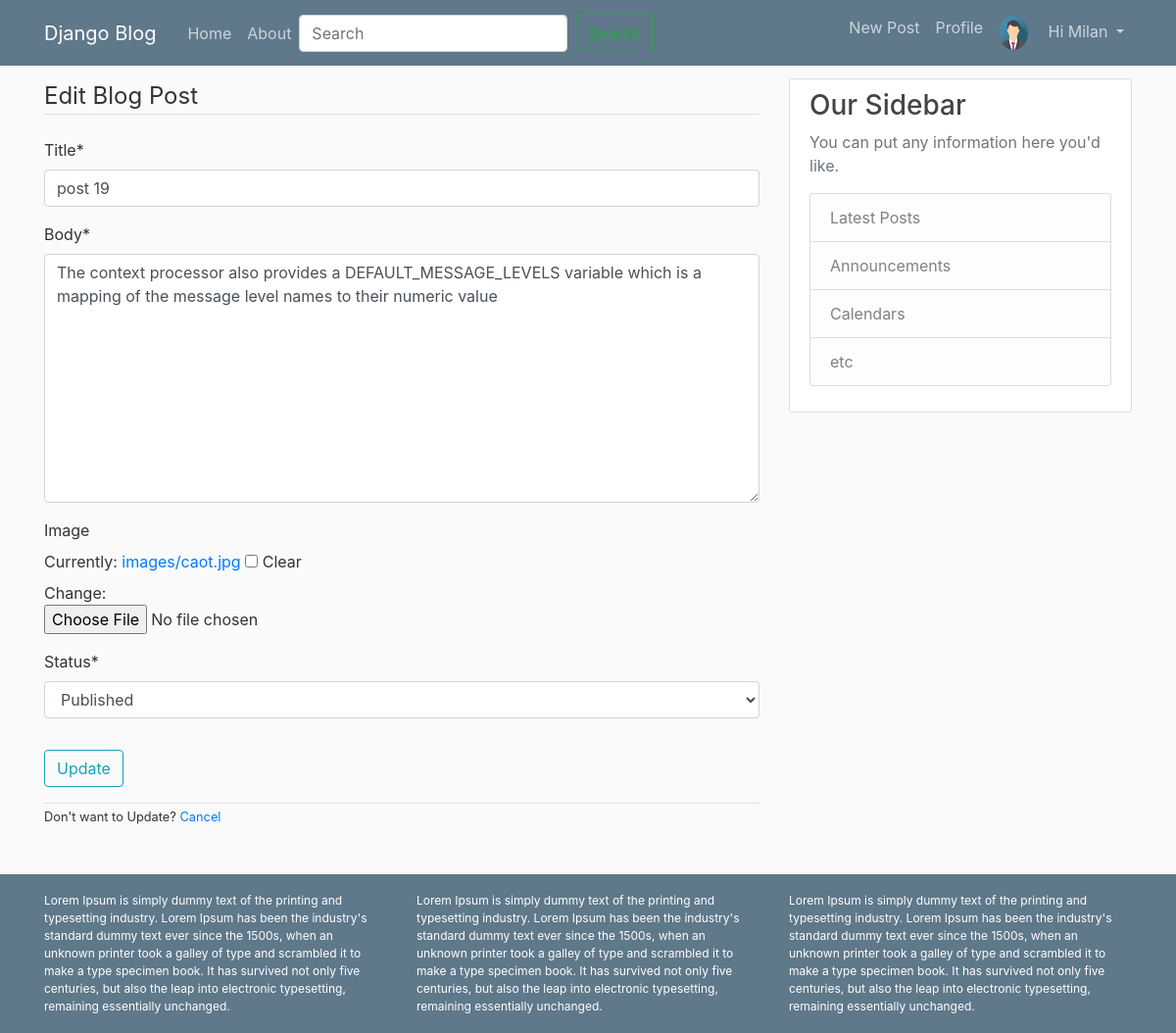
/blog/27/edit/ (signed in), run on the app's committed database.
### blog/models.py (models this page shows, shortened)
class Profile(models.Model):
	user=models.OneToOneField(User, on_delete=models.CASCADE)
	dob=models.DateField(null=True, blank=True)
	photo=models.ImageField()

class Post(models.Model):
	STATUS_CHOICES=(
		('draft','Draft'),
		('published','Published')
	)
	title=models.CharField(max_length=120)
	slug=models.SlugField(max_length=120)
	author=models.ForeignKey(User, related_name='blog_posts',on_delete=models.CASCADE)
	likes=models.ManyToManyField(User, related_name='likes', blank=True)
	body=models.TextField()
	image=models.ImageField(upload_to='images/', blank=True, null=True)
	created=models.DateTimeField(auto_now_add=True)
	updated=models.DateTimeField(auto_now=True)
	status=models.CharField(max_length=10, choices=STATUS_CHOICES, default='draft')
	objects = models.Manager() #default manager
	published = PublishedManager() #custom model manager

### blog/views.py (the view)
# urls.py: url(r'^blog/(?P<id>\d+)/edit/$', post_update, name='post-update'),
@login_required
def post_update(request, id):
	post=get_object_or_404(Post, id=id)
	if post.author != request.user:
		raise Http404()
	form=PostEditForm(request.POST or None, request.FILES or None, instance=post)
	if form.is_valid():
		form.save()
		messages.info(request, 'Post has been Updated successfully.')
		return redirect(post.get_absolute_url())
	context={
		'form':form,
		'post':post,
	}
	return render(request, 'blog/post_edit.html', context)

### blog/forms.py
class PostEditForm(forms.ModelForm):
	class Meta:
		model=Post
		fields=['title','body','image','status']

### blog/templates/blog/post_edit.html (shortened to what this page needs)
{% extends 'blog/base.html' %}
{% load crispy_forms_tags %}
{% block content %}
<form method="POST" action="" enctype="multipart/form-data">
	<fieldset class="form-group">
		<legend class="border-bottom mb-4">
			Edit Blog Post
		</legend>
		{{form|crispy}}
	</fieldset>
	<button type="submit" class="btn btn-outline-info">Update</button>
</form>
<div class="border-top mt-3">
	<small>Don't want to Update? <a href="#">Cancel</a></small>
</div>
{% endblock %}

### blog/templates/blog/base.html (shortened to what this page needs)
{% load static %}
<!DOCTYPE html>
<html>
<head>
</head>
<link rel="stylesheet" href="https://stackpath.bootstrapcdn.com/bootstrap/4.3.1/css/bootstrap.min.css">
<link rel="stylesheet" type="text/css" href="{% static 'blog/css/main.css' %}">
<body>
<header class="site-header">
  <nav class="navbar navbar-expand-md navbar-dark bg-steel fixed-top">
    <div class="container">
      <a class="navbar-brand mr-4" href="{% url 'blog:post-list' %}">Django Blog</a>
      <div class="collapse navbar-collapse" id="navbarToggle">
        <div class="navbar-nav mr-auto">
          <a class="nav-item nav-link" href="{% url 'blog:post-list' %}">Home</a>
          <a class="nav-item nav-link" href="{% url 'about' %}">About</a>
            <form class="form-inline" method="" action="{% url 'blog:post-list' %}">
              <input class="form-control mr-sm-2" type="search" placeholder="Search" aria-label="Search" name="q">
              <button class="btn btn-outline-success my-2 my-sm-0" type="submit">Search</button>
            </form>
        </div>
        <div class="navbar-nav">
          {% if user.is_authenticated %}
          <a class="nav-item nav-link" href="">New Post</a>
          <a class="nav-item nav-link" href="{% url 'user-profile' %}">Profile</a>
          <div class="dropdown ">
          <a class="nav-link dropdown-toggle"  role="button" id="dropdownMenuButton" data-toggle="dropdown" aria-haspopup="true" aria-expanded="false">
          {% if request.user.profile.photo %}
            <img class="rounded-circle article-img" src="{{ request.user.profile.photo.url }}">
          {% endif %}
          <span>Hi {{request.user|capfirst}}</span>
          </a>
          </div>
          {% else %}
          <a class="nav-item nav-link" href="{% url 'user-login' %}">Login</a>
            <a class="nav-item nav-link" href="{% url 'user-register' %}">Register</a>
          {% endif %}
        </div>
      </div>
    </div>
  </nav>
</header>
<main role="main" class="container">
  <div class="row">
    <div class="col-md-8">
      {% block content %}{% endblock %}
    </div>
    <div class="col-md-4">
      <div class="content-section">
        <h3>Our Sidebar</h3>
        <p class='text-muted'>You can put any information here you'd like.
          <ul class="list-group">
            <li class="list-group-item list-group-item-light">Latest Posts</li>
            <li class="list-group-item list-group-item-light">Announcements</li>
            <li class="list-group-item list-group-item-light">Calendars</li>
            <li class="list-group-item list-group-item-light">etc</li>
          </ul>
        </p>
      </div>
    </div>
  </div>
</main>
<footer class="last container-fluid mt-5">
  <div class="container">
    <div class="row">
      <div class="col-4">Lorem Ipsum is simply dummy text of the printing and typesetting industry. Lorem Ipsum has been the industry's standard dummy text ever since the 1500s, when an unknown printer took a galley of type and scrambled it to make a type specimen book. It has survived not only five centuries, but also the leap into electronic typesetting, remaining essentially unchanged.</div>
      <div class="col-4">Lorem Ipsum is simply dummy text of the printing and typesetting industry. Lorem Ipsum has been the industry's standard dummy text ever since the 1500s, when an unknown printer took a galley of type and scrambled it to make a type specimen book. It has survived not only five centuries, but also the leap into electronic typesetting, remaining essentially unchanged.</div>
      <div class="col-4">Lorem Ipsum is simply dummy text of the printing and typesetting industry. Lorem Ipsum has been the industry's standard dummy text ever since the 1500s, when an unknown printer took a galley of type and scrambled it to make a type specimen book. It has survived not only five centuries, but also the leap into electronic typesetting, remaining essentially unchanged.</div>
    </div>
  </div>
</footer>
</body>
</html>

### blog/static/blog/css/main.css (style rules this page uses)
body { background: #fafafa; color: #333333; margin-top: 5rem; height: 100%; }
h1, h2, h3, h4, h5, h6 { color: #444444; }
ul { margin: 0; }
.bg-steel { background-color: #5f788a; }
.site-header .navbar-nav .nav-link { color: #cbd5db; }
.content-section { background: #ffffff; padding: 10px 20px; border: 1px solid #dddddd; border-radius: 3px; margin-bottom: 20px; }
.article-img { height: 65px; width: 65px; margin-right: 16px; }
.article-img { width: 30px; height: 35px; }
.last { background-color: #5f788a; padding: 18px; color:rgb(255, 255, 255); font-size: 12px; bottom: 0px; top: 0px; }

### data on the page
Post: title "post 19", body "The context processor also provides a DEFAULT_MESSAGE_LEVELS variable which is a mapping of the message level names to their numeric value", status "Published"

### other printed values
{{ request.user|capfirst }} "Milan"
